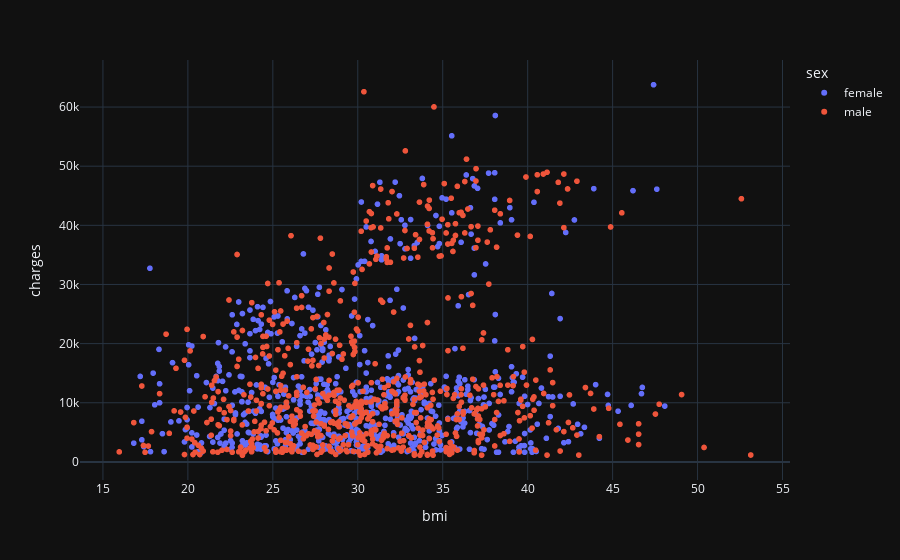

Source (notebook cell):
### Code cell
px.scatter(data_frame = df, x = 'bmi', y = 'charges', color = 'sex', template = 'plotly_dark')

### Figure 1 — Plotly figure (JSON) as saved in the notebook; plotly's stock layout.template omitted (floating-point values rounded to 4 significant figures; data arrays with more than 128 entries replaced by an {"elided": "..."} marker saying what was removed)
{"data": [{"hovertemplate": "sex=female<br>bmi=%{x}<br>charges=%{y}<extra></extra>", "legendgroup": "female", "marker": {"color": "#636efa", "symbol": "circle"}, "mode": "markers", "name": "female", "showlegend": true, "type": "scattergl", "x": {"elided": "662 float values"}, "xaxis": "x", "y": {"elided": "662 float values"}, "yaxis": "y"}, {"hovertemplate": "sex=male<br>bmi=%{x}<br>charges=%{y}<extra></extra>", "legendgroup": "male", "marker": {"color": "#EF553B", "symbol": "circle"}, "mode": "markers", "name": "male", "showlegend": true, "type": "scattergl", "x": {"elided": "676 float values"}, "xaxis": "x", "y": {"elided": "676 float values"}, "yaxis": "y"}], "layout": {"legend": {"title": {"text": "sex"}, "tracegroupgap": 0}, "margin": {"t": 60}, "xaxis": {"anchor": "y", "domain": [0, 1], "title": {"text": "bmi"}}, "yaxis": {"anchor": "x", "domain": [0, 1], "title": {"text": "charges"}}}}
